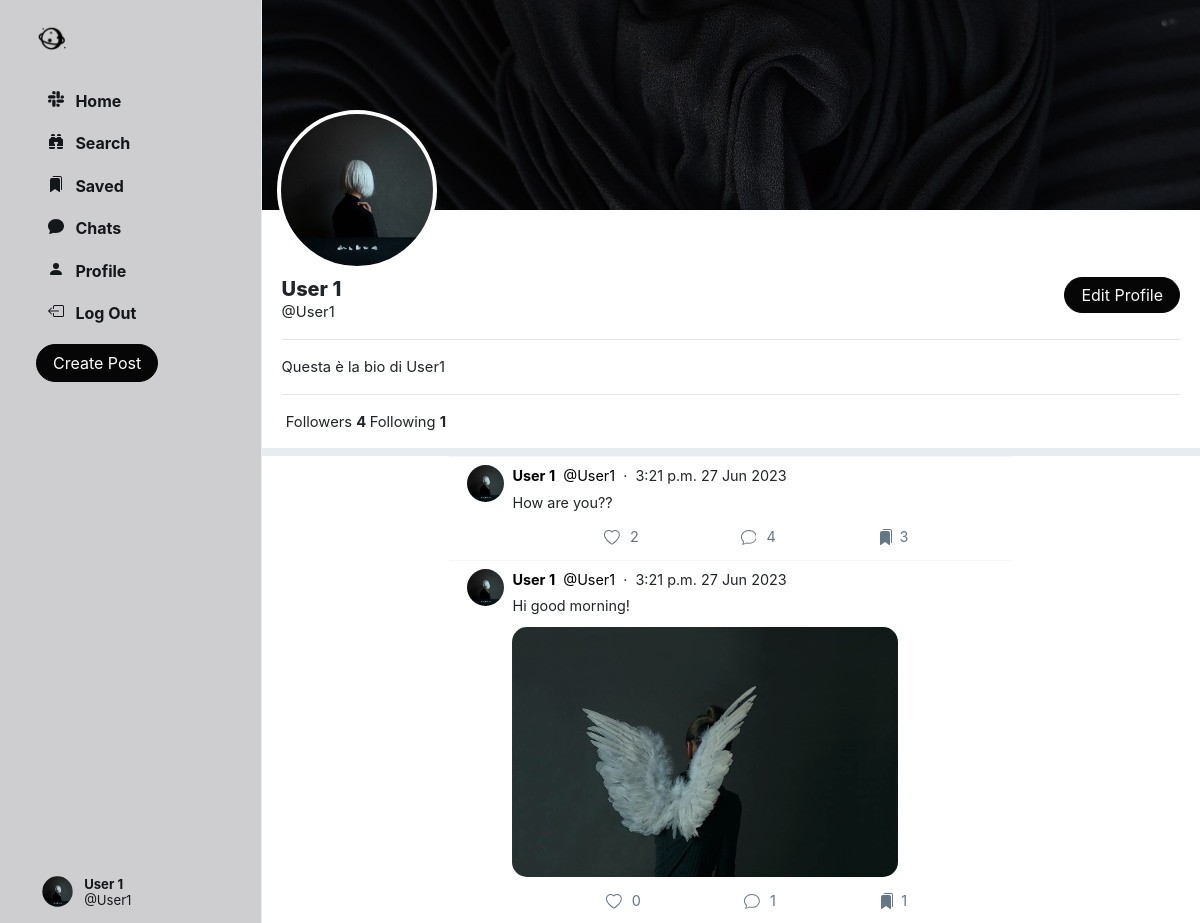
Page /profile/User1 (signed in) on the committed database.
### Network/models.py (models this page shows, shortened)
class User(AbstractUser):
    profile_pic = models.ImageField(upload_to='profile_pic/')
    bio = models.TextField(max_length=160, blank=True, null=True)
    cover = models.ImageField(upload_to='covers/', blank=True)
    follows = models.ManyToManyField("self", related_name="followed_by", symmetrical=False, blank=True)

class Post(models.Model):
    creator = models.ForeignKey(User, on_delete=models.CASCADE, related_name='posts')
    date_created = models.DateTimeField(default=timezone.now)
    content_text = models.TextField(max_length=140, blank=True)
    content_image = models.ImageField(upload_to='posts/', blank=True)
    likers = models.ManyToManyField(User, blank=True, related_name='likes')
    savers = models.ManyToManyField(User, blank=True, related_name='saved')
    comment_count = models.IntegerField(default=0)

### Network/views.py (the view)
# urls.py: path('profile/<str:username>', views.profile_view, name='profile'),
@login_required(login_url='login/')
def profile_view(request, username):
    username = get_object_or_404(User, username=username)
    posts = Post.objects.filter(creator=username).order_by("-date_created")
    chat = Chat.objects.filter(
        Q(participants=username) & Q(participants=request.user)
    ).first()
    if chat is None:
        chat = Chat.objects.create()
        chat.participants.add(username, request.user)
    return render(request, 'profile.html', {
        'us': username,
        'posts': posts,
        'chat': chat
    })

### Network/templates/profile.html (shortened to what this page needs)
{% extends 'index.html' %}
{% load static %}
    {% block profile %}
        <div class="profile-view" data-user="{{ us.username }}">
            <div class="cover-image" style="background-image: url({{ us.cover.url }});"></div>
            <div class="profile-image" style="background-image: url({{ us.profile_pic.url }});"></div>
            <div class="profile-details">
                <div class="details-data">
                    <div>
                        {% if user.username == us.username %}
                            <a href="{% url 'edit_profile' %}">
                                <button class="btn btn-outline-success float-right" id="edit-profile-btn">Edit
                                    Profile
                                </button>
                            </a>
                        {% endif %}
                    </div>
                    <h5>{{ us.first_name }} {{ us.last_name }}</h5>
                    <div class="grey">@{{ us.username }}</div>
                    <div class="bio">
                        {% if us.bio is not None %}
                            <hr>
                            {{ us.bio }}
                            <hr>
                        {% endif %}
                    </div>
                    <div>
                        &nbsp;<span class="grey">Followers</span>
                        <strong>
                            {{ us.followed_by.count }}
                        </strong>
                        <span class="grey">Following</span>
                        <strong>
                            {{ us.follows.count }}
                        </strong>
                    </div>
                </div>
            </div>
        </div>
        <div class="space"></div>
        {% include 'posts.html' %}
    {% endblock %}

### Network/templates/index.html (shortened to what this page needs)
{% extends "layout.html" %}
{% load static %}
{% block body %}
    <div class="main-div">
        {% block profile %}
        {% endblock %}
    </div>
{% endblock %}

### Network/templates/layout.html (shortened to what this page needs)
{% load static %}
<!DOCTYPE html>
<html lang="en">
<head>
    <link rel="stylesheet" href="https://stackpath.bootstrapcdn.com/bootstrap/4.4.1/css/bootstrap.min.css"
>
    <link href="{% static 'css/style.css' %}" rel="stylesheet">
</head>
<body>
{% include 'sidenav.html' %}
{% block body %}
{% endblock %}
</body>
</html>

### Network/templates/sidenav.html (shortened to what this page needs)
{% load static %}
<div class="sidenav">
    <a href="{% url 'home' %}" class="navbar-brand">
        <img src="{% static 'images/logo_icon.png' %}" height="31px">
    </a>
    <div style="height: 100%;">
        <div>
            <div>
                <ul>
                    <li class="nav-item" id="all_posts">
                        <a href="{% url 'home' %}" class="nav-link">
                            <div>
                                &nbsp;&nbsp;Home
                            </div>
                        </a>
                    </li>
                    <li class="nav-item" id="library">
                        <a href="{% url 'search' %}" class="nav-link">
                            <div>
                                &nbsp;&nbsp;Search
                            </div>
                        </a>
                    </li>
                    <li class="nav-item" id="library">
                        <a href="{% url 'saved' %}" class="nav-link">
                            <div>
                                &nbsp;&nbsp;Saved
                            </div>
                        </a>
                    </li>
                    <li class="nav-item" id="profile">
                        <a href="{% url 'chats' %}" class="nav-link">
                            <div>
                                &nbsp;&nbsp;Chats
                            </div>
                        </a>
                    </li>
                    <li class="nav-item" id="profile">
                        <a href="{% url 'profile' user.username %}" class="nav-link">
                            <div>
                                <svg xmlns="http://www.w3.org/2000/svg" width="16" height="16" fill="currentColor"
                                     class="bi bi-person-fill" viewBox="0 0 16 16">
                                    <path d="M3 14s-1 0-1-1 1-4 6-4 6 3 6 4-1 1-1 1H3Zm5-6a3 3 0 1 0 0-6 3 3 0 0 0 0 6Z"/>
                                </svg>
                                &nbsp;&nbsp;Profile
                            </div>
                        </a>
                    </li>
                    <li class="nav-item" id="logout">
                        <a href="{% url 'logout' %}" class="nav-link">
                            <div>
                                &nbsp;&nbsp;Log Out
                            </div>
                        </a>
                    </li>
                </ul>
            </div>
        </div>
        <button id="popup-btn" class="btn btn-success new-post-btn" data-toggle="modal" data-target="#createPostModal">
            Create Post
        </button>
        <div style="position: absolute; bottom: 10px;">
            <li class="nav-item sidenav-user">
                <a href="{% url 'profile' user.username %}" class="nav-link">
                    <div class="user_account">
                        <div class="small-profilepic"
                             style="float: left; background-image: url({{ user.profile_pic.url }});"></div>
                        <div style="height: 2.7vw; margin: auto;">
                            <div style="margin-top: 4px;">
                                <strong>{{ user.first_name }} {{ user.last_name }}</strong></div>
                            <div class="grey" style="margin-top: 4px;">@{{ user.username }}</div>
                        </div>
                    </div>
                </a>
            </li>
        </div>
    </div>
</div>

### Network/templates/posts.html (shortened to what this page needs)
{% load static %}
{% block posts %}
    {% for post in posts.all %}
        <div class="post" data-post_id="{{ post.id }}">
            <div>
                <div>
                    <a href="{% url 'profile' post.creator.username %}">
                        <div class="small-profilepic"
                             style="background-image: url({{ post.creator.profile_pic.url }})"></div>
                    </a>
                </div>
                <div style="flex: 1">
                    <div class="post-main">
                        <div class="post-user">
                            <div>
                                <a href="{% url 'profile' post.creator.username %}">
                                    <span><strong>{{ post.creator.first_name }} {{ post.creator.last_name }}</strong></span>
                                </a>
                                <a href="{% url 'profile' post.creator.username %}">
                                    <span class="grey">&nbsp;@{{ post.creator.username }}</span>
                                </a>
                                <span class="grey">&nbsp;&middot;&nbsp;&nbsp;{{ post.date_created | date:"P d M Y" }}</span>
                            </div>
                        </div>
                        {% if post.content_text is not None %}
                            <div class="post-content">
                                {{ post.content_text | linebreaksbr }}
                            </div>
                        {% endif %}
                        {% if post.content_image %}
                            <div class="post-image"
                                 style=" display: block; background-image: url({{ post.content_image.url }});"></div>
                        {% else %}
                            <div class="post-no-image" style="display: none;"></div>
                        {% endif %}
                        <div class="post-actions">
                            {% if user in post.likers.all %}
                                <div class="like" onclick="unlike_post(this)" data-post_id="{{ post.id }}">
                                    <div class="svg-span">
                                        <svg xmlns="http://www.w3.org/2000/svg" width="16" height="16"
                                             fill="currentColor" class="bi bi-heart-fill" viewBox="0 0 16 16">
                                            <path fill-rule="evenodd"
                                                  d="M8 1.314C12.438-3.248 23.534 4.735 8 15-7.534 4.736 3.562-3.248 8 1.314z"/>
                                        </svg>
                                    </div>
                                    &nbsp;
                                    <div style="padding: 7px 0px;" class="likes_count">{{ post.likers.count }}</div>
                                </div>
                            {% else %}
                                <div class="like" onclick="like_post(this)" data-post_id="{{ post.id }}">
                                    <div class="svg-span">
                                    </div>
                                    <div style="padding: 7px 0px;" class="likes_count">{{ post.likers.count }}</div>
                                </div>
                            {% endif %}
                            <div class="comment" onclick="get_comments('{{ post.id }}')" data-post_id="{{ post.id }}">
                                <div class="svg-span" data-toggle="modal" data-target="#commentPostModal">
                                </div>&nbsp;
                                <div style="padding: 7px 0px;" class="cmt-count">{{ post.comment_count }}</div>
                            </div>
                            {% if user in post.savers.all %}
                                <div class="save" onclick="unsave_post(this)" data-post_id="{{ post.id }}">
                                    <div class="svg-span">
                                    </div>
                                    <div style="padding: 7px 0px;" class="savers_count">{{ post.savers.count }}</div>
                                </div>
                            {% endif %}
                        </div>
                    </div>
                </div>
            </div>
        </div>
    {% endfor %}
{% endblock %}

### Network/static/css/style.css (style rules this page uses)
.btn { border-radius: 20px; padding: 0.32rem 1rem 0.375rem 1rem; }
.btn, .btn:focus, .btn:active { box-shadow: none !important; -webkit-box-shadow: none !important; }
#popup-btn { background-color: #060606; border-color: #060606; }
#edit-profile-btn, #following-btn, #follow-btn { background-color: #060606; border-color: #060606; color: #f8f6f6; }
svg { vertical-align: text-top; }
.sidenav { height: 100%; width: 21.8%; position: fixed; top: 0; left: 0; list-style: none; border-right: .5px solid #e6ecf0; z-index: 100; padding: 15px 15px 15px 3%; background-color: rgba(62, 57, 65, 0.25); }
.sidenav ul { list-style: none; padding-left: 0px; margin-top: 3vh; }
.sidenav li { margin-top: 7px; }
.sidenav .nav-link { color: #14171a; line-height: .7em; font-weight: 700; padding: 0px; }
.sidenav .nav-link > div { padding: 10px 20px 8px 12px; border-radius: 25px; line-height: 0.9em; width: max-content; }
.user_account { display: flex; font-size: .82rem; font-weight: normal; padding-top: 3px !important; padding-bottom: 3px !important; padding-left: 3px !important; }
.user_account .small-profilepic { transform: scale(.82); margin-left: auto; margin-top: auto; }
.main-div { position: relative; width: 78.2%; height: 100vh; left: 21.8%; flex-grow: 1; }
.small-profilepic { width: 3.1vw; height: 3.1vw; border-radius: 9999px; overflow: hidden; margin-right: 8px; background-size: cover; background-repeat: no-repeat; background-position: center; box-sizing: content-box; }
.space { height: 8px; background-color: #e6ecf0; }
.cover-image { height: 210px; background-size: cover; background-position: center; background-repeat: no-repeat; background-color: #ccd6dd; }
.profile-image { width: 160px; height: 160px; position: absolute; left: 15px; top: 110px; border-radius: 99999px; border: 4px solid white; background-size: cover; background-repeat: no-repeat; background-position: center; background-color: white; }
.profile-details { padding: 15px 20px; }
.profile-details button { padding-bottom: 0.3rem; }
.profile-details > .details-data { margin-top: 52px; font-size: .92em; }
.profile-details h5 { font-weight: 800; margin-bottom: 0px; }
.profile-details a { color: black; text-decoration: none; }
.bio { margin-top: 8px; }
.post { background-color: white; border-top: 1px solid #f8f6f6; padding: 8px 18px 8px 18px; font-size: .9em; animation-name: hidee; animation-duration: .4s; animation-fill-mode: forwards; animation-play-state: paused; margin-left: 20%; margin-right: 20%; }
.post > div { display: flex; }
.post a { text-decoration: none; color: black; }
.post-main { flex: 1; flex-basis: 100%; }
.post-user { display: flex; justify-content: space-between; flex-basis: 100%; }
.post-content { margin-top: 5px; max-inline-size: 80%; max-width: 80%; word-wrap: break-word; overflow-wrap: break-word; word-break: break-all; }
.post-image { height: 250px; width: 80%; border-radius: 15px; margin-top: 10px; background-size: cover; background-position: center; background-repeat: no-repeat; }
.post-actions { display: flex; flex: 1; align-items: stretch; justify-content: space-evenly; color: #657786; margin-top: 10px; }
.post-actions > div { line-height: 1em; padding-left: 10px; padding-right: 10px; text-align: center; display: flex; }
.post-actions .svg-span { padding: 6px; max-height: max-content; border-radius: 999px; line-height: .68em; }

### rows in the picture
User: profile_pic (picture), first_name "User", last_name "1", username "User1", cover (picture), bio "Questa è la bio di User1", followed_by.count "4", follows.count "1"
Post: creator.profile_pic (picture), creator.first_name "User", creator.last_name "1", creator.username "User1", date_created "3:21 p.m. 27 Jun 2023", content_text "How are you??", likers.count "2", comment_count "4", savers.count "3"
Post: creator.profile_pic (picture), creator.first_name "User", creator.last_name "1", creator.username "User1", date_created "3:21 p.m. 27 Jun 2023", content_text "Hi good morning!", content_image (picture), likers.count "0", comment_count "1", savers.count "1"
